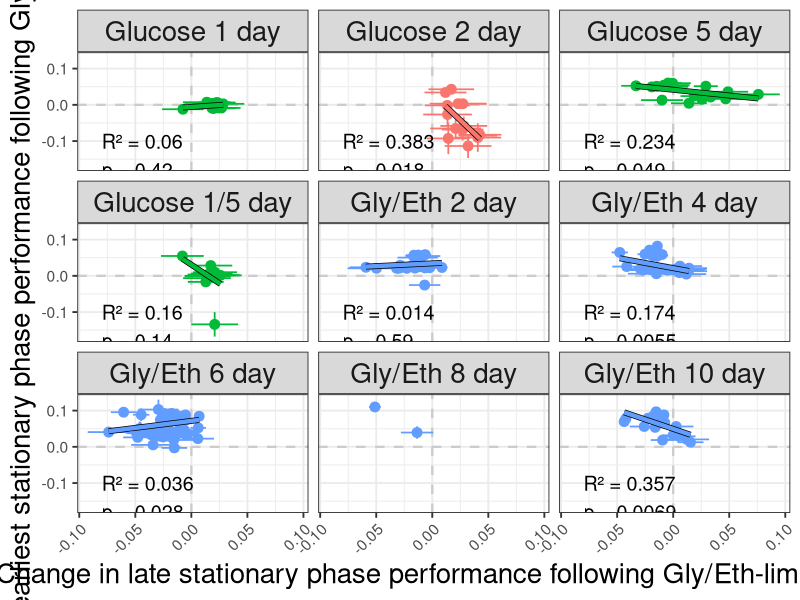

The R source for this figure:
library(ggplot2)
library(dplyr)
library(broom)
library(grid) # For unit()
# ===============================
# Data Wrangling (Unchanged)
# ===============================
df <- read.csv("../R_data/adaptive_haploid_lineages.csv")
X_VAR <- "late_stationary_performance_mean_change_from_ancestor"
Y_VAR <- "earliest_stationary_phase_mean_change_from_ancestor"
FACET_VAR <- "ancestor"
# Ancestor label mapping
label_map <- c(
    "Jason_ancestor"   = "This study",
    "Levy_ancestor"    = "Levy et al. 2015",
    "Yuping_ancestor"  = "Li et al. 2019"
)
df$ancestor_label <- label_map[df[[FACET_VAR]]]
# Evolution condition code mapping & order (10 day last)
old_codes <- c("M3_1day", "M3_2day", "M3_5day", "M3_1_5day",
               "M05_2day", "M05_4day", "M05_6day", "M05_8day", "M05_10day")
new_names <- c(
    "Glucose 1 day", "Glucose 2 day", "Glucose 5 day", "Glucose 1/5 day",
    "Gly/Eth 2 day", "Gly/Eth 4 day", "Gly/Eth 6 day", "Gly/Eth 8 day", "Gly/Eth 10 day"
)
desired_order <- new_names
evol_map <- setNames(new_names, old_codes)
df$evol_cond_label <- evol_map[df$evol_cond]
df$evol_cond_label <- factor(df$evol_cond_label, levels = desired_order)
df$evol_cond_label <- droplevels(df$evol_cond_label)
df$ancestor_label <- droplevels(factor(df$ancestor_label,
                                       levels = c("This study", "Levy et al. 2015", "Li et al. 2019")))
df <- df %>% filter(!is.na(ancestor_label) & !is.na(evol_cond_label))
df <- df %>% filter(!is.na(.data[[X_VAR]]) & !is.na(.data[[Y_VAR]]))
# Filter panels with >=2 points
panel_counts <- df %>%
    group_by(evol_cond_label) %>%
    tally(name = "n") %>%
    filter(n >= 2)
df <- df %>% filter(evol_cond_label %in% panel_counts$evol_cond_label)
df$evol_cond_label <- droplevels(df$evol_cond_label)
ancestor_colors <- c(
    "Levy et al. 2015" = "#F8766D",   # RED
    "This study" = "#619CFF",         # BLUE
    "Li et al. 2019" = "#00BA38"      # GREEN
)
x_pos <- which(names(df) == X_VAR)
y_pos <- which(names(df) == Y_VAR)
X_ERR_VAR <- names(df)[x_pos + 1]
Y_ERR_VAR <- names(df)[y_pos + 1]
stats_x <- -0.08
stats_y <- -0.08
stats_df <- df %>%
    group_by(evol_cond_label) %>%
    summarise(
        n = n(),
        r2 = if(n >= 3) {
            fit <- lm(.data[[Y_VAR]] ~ .data[[X_VAR]])
            summary(fit)$r.squared
        } else NA_real_,
        pval = if(n >= 3) {
            fit <- lm(.data[[Y_VAR]] ~ .data[[X_VAR]])
            coef(summary(fit))[2,4]
        } else NA_real_,
        .groups = "drop"
    ) %>%
    filter(!is.na(r2), !is.na(pval)) %>%
    mutate(
        label = paste0("R² = ", round(r2, 3), "\np = ", signif(pval, 2)),
        x = stats_x,
        y = stats_y
    )
# Only keep stats for panels in use
stats_df <- stats_df %>% filter(evol_cond_label %in% levels(df$evol_cond_label))
# ============= Final Plot =============
p <- ggplot(df, aes(
    x = .data[[X_VAR]],
    y = .data[[Y_VAR]],
    color = ancestor_label
)) +
    geom_vline(xintercept = 0, linetype = "dashed", color = "gray80", linewidth = 0.8) +
    geom_hline(yintercept = 0, linetype = "dashed", color = "gray80", linewidth = 0.8) +
    geom_segment(
        aes(
            x    = .data[[X_VAR]] - .data[[X_ERR_VAR]],
            xend = .data[[X_VAR]] + .data[[X_ERR_VAR]],
            y    = .data[[Y_VAR]],
            yend = .data[[Y_VAR]]
        ),
        linewidth = 0.6
    ) +
    geom_segment(
        aes(
            x    = .data[[X_VAR]],
            xend = .data[[X_VAR]],
            y    = .data[[Y_VAR]] - .data[[Y_ERR_VAR]],
            yend = .data[[Y_VAR]] + .data[[Y_ERR_VAR]]
        ),
        linewidth = 0.6
    ) +
    geom_point(size = 3) +
    
    # --- MODIFIED: Both trendline layers now exclude the 'Gly/Eth 8 day' panel ---
    
    # Layer 1: The black outline (thicker)
    geom_smooth(
        data = . %>% filter(evol_cond_label != "Gly/Eth 8 day"), # Filter this layer
        method = "lm", 
        se = FALSE,
        aes(group = ancestor_label), 
        color = "black",
        linewidth = 2.0,
        show.legend = FALSE
    ) +
    # Layer 2: The colored trendline (thinner, drawn on top)
    geom_smooth(
        data = . %>% filter(evol_cond_label != "Gly/Eth 8 day"), # Also filter this layer
        method = "lm", 
        se = FALSE,
        aes(group = ancestor_label, color = ancestor_label),
        linewidth = 1.5
    ) +
    
    geom_text(
        data = stats_df,
        aes(x = x, y = y, label = label),
        inherit.aes = FALSE,
        hjust = 0, vjust = 1, size = 5, color = "black", show.legend = FALSE
    ) +
    scale_color_manual(name = "Ancestor", values = ancestor_colors) +
    labs(
        color = "Ancestor",
        x = "Change in late stationary phase performance following Gly/Eth-limitation",
        y = "Change in earliest stationary phase performance following Gly/Eth-limitation"
    ) +
    theme_bw(base_size = 14) +
    facet_wrap(~ evol_cond_label, nrow = 3, ncol = 3) +
    theme(
        legend.position = "none",
        strip.text = element_text(size = 20),
        axis.text.x = element_text(angle = 45, hjust = 1),
        axis.title = element_text(size = 20)
    )
ggsave("figures/fig_4b.pdf", p, width = 12, height = 10)
